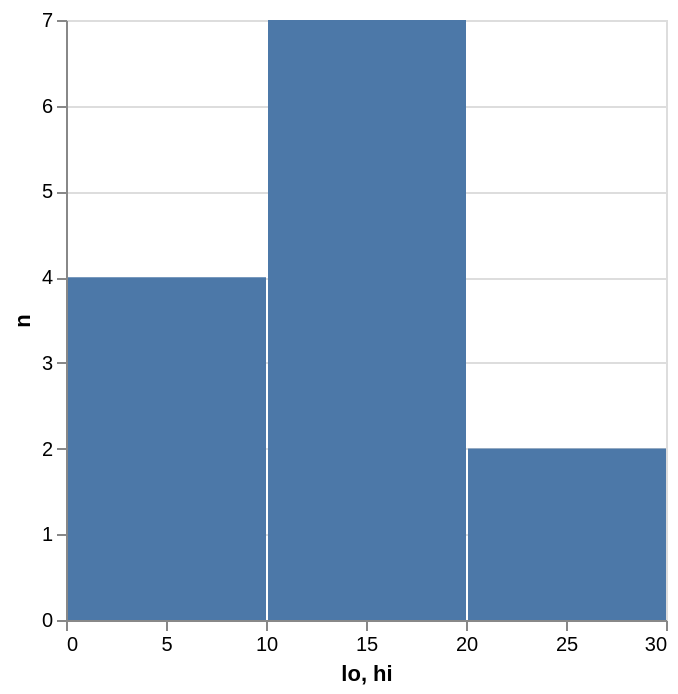

Vega-Lite specification stored for this chart:
### Vega-Lite specification from a JSON file in a GitHub repository (floating-point values rounded to 4 significant figures)
{"$schema": "https://vega.github.io/schema/vega-lite/v6.json", "description": "A pre-binned column drawn as spans, beside a bin the compiler chooses itself.", "data": {"values": [{"lo": 0, "hi": 10, "n": 4}, {"lo": 10, "hi": 20, "n": 7}, {"lo": 20, "hi": 30, "n": 2}]}, "mark": "bar", "encoding": {"x": {"field": "lo", "bin": "binned", "type": "quantitative"}, "x2": {"field": "hi"}, "y": {"field": "n", "type": "quantitative"}}}
